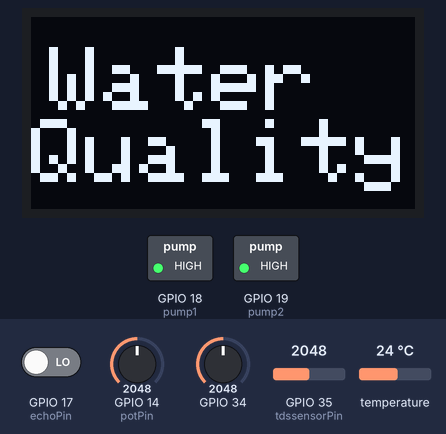
Recording of a sketch running on a simulated ESP32. Shown: 128×64 one-colour display, switched loads named in the sketch (green lamp = pin HIGH). The inputs (shaded band) are chosen by the test bench; at power-on: temperature 24 °C, GPIO 34 = 2048, GPIO 35 (tdssensorPin) = 2048, GPIO 14 (potPin) = 2048, GPIO 17 (echoPin) LOW. WiFi joins after 1.5 s; servers stay silent unless stated; pins used as bus, display or sensor lines are not drawn; what the sketch prints to the serial monitor is not drawn.

Above: at 14.6 s.
At 19.1 s:
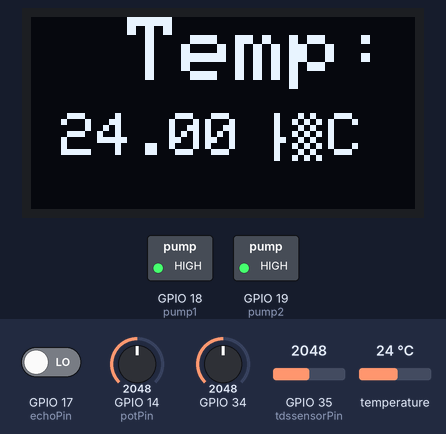
19.2 s: temperature set to 12 °C
26.5 s: GPIO 34 set to 2866
34.1 s: GPIO 35 (tdssensorPin) set to 2866
At 56.0 s:
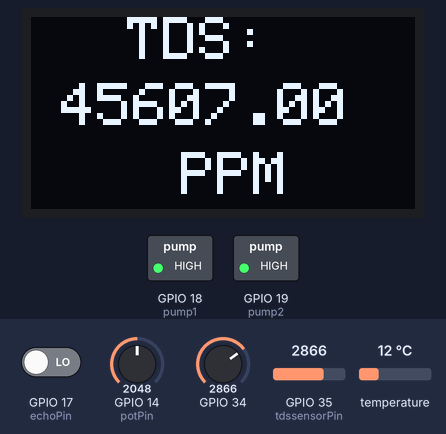
56.1 s: temperature set to 19 °C
At 73.8 s:
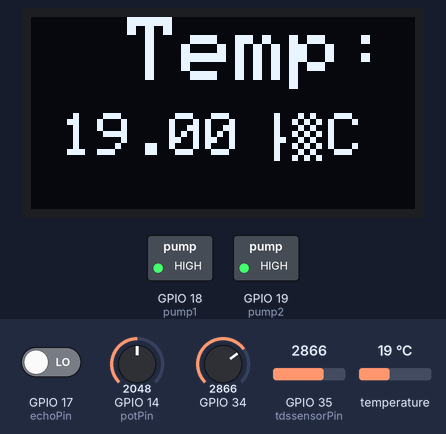
74.5 s: GPIO 34 set to 3972
At 89.9 s:
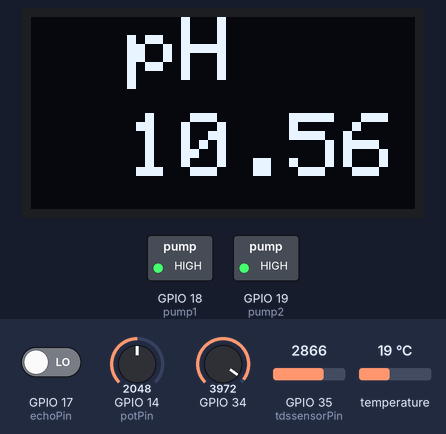
Timing chart, 0 to 91.4 s (numbered marks = the images above; inputs shaded):
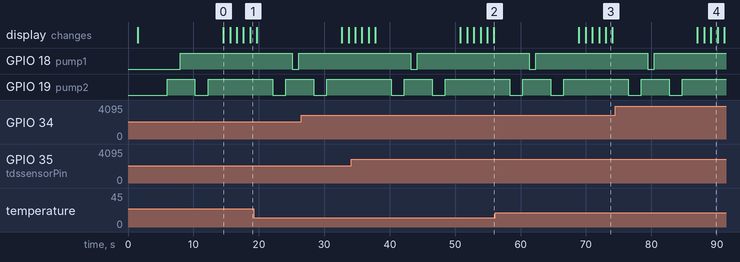

Measured:
- by itself, GPIO 19 (pump2): alternates HIGH for 4.3 s and LOW for 2.0 s, 4 changes in all, then stays HIGH
- what the display in image 0 shows lasts 1.0 s, from 14.6 s to 15.6 s

The sketch:

WQ_code_.ino
```cpp
  #include "WiFi.h"
  #include <Arduino.h>
  #include "ThingSpeak.h"
  #include <WiFiClient.h>
  #include <WiFiAP.h>
  #include "OneWire.h"
  #include "DallasTemperature.h"
  #include <Adafruit_SH1106.h>
  #include <Adafruit_GFX.h>


  // ThingSpeak Channel ID and Api Keys
  #define CHANNEL_ID 1703829
  #define CHANNEL_API_KEY "RPIUID9T59UDW4IF"

  // tds And temp

  OneWire oneWire(27);
  DallasTemperature tempSensor(&oneWire);
  #define tdssensorPin 35

  //PH pin

  const int potPin=14;

  int tdssensorValue = 0;
  float tdsValue = 0;
  float Voltage = 0;
  float Temp=0;
  float turbudity =0;
  float ph;
  float Value=0;

  // motor pins
  int pump1 = 18 ;
  int pump2 = 19 ;

  // ultrasonic pins
  const int trigPin = 16;
  const int echoPin = 17;

  //define sound speed in cm/uS
  #define SOUND_SPEED 0.034
  #define totallevel 10

  long duration;
  float distanceCm;
  long levelValue ;

  // oled pins

  #define OLED_SDA 21
  #define OLED_SCL 22

  Adafruit_SH1106 display(21, 22);

  #define NUMFLAKES 10
  #define XPOS 0
  #define YPOS 1
  #define DELTAY 2

  #if (SH1106_LCDHEIGHT != 64)
  #error("Height incorrect, please fix Adafruit_SH1106.h!");
  #endif

  WiFiClient client;

  // Wifi Details

  const char *ssid = "SCRC_LAB";
  const char *password = "Scrciiith@123";

  void setup()
  {
      pinMode(pump1, OUTPUT);
      pinMode(pump2, OUTPUT);

      pinMode(trigPin, OUTPUT);
      pinMode(echoPin, INPUT);

      pinMode(OLED_SDA, INPUT_PULLUP);
      pinMode(OLED_SCL, INPUT_PULLUP);
      Serial.begin(115200);

      WiFi.localIP();
      WiFi.begin(ssid, password);

      while (WiFi.status() != WL_CONNECTED)
      {
        delay(500);
        Serial.println("Connecting to WiFi..");
      }

        Serial.println("Connected to the WiFi network");
        Serial.println(WiFi.localIP());

        display.begin(SH1106_SWITCHCAPVCC, 0x3C);
        display.display();
        delay(1000);

        tempSensor.begin();
        ThingSpeak.begin(client);
  }

  void loop()
  {
    digitalWrite(trigPin, LOW);
    delay(200);
    digitalWrite(trigPin, HIGH);
    delay(200);
    digitalWrite(trigPin, LOW);
    duration = pulseIn(echoPin, HIGH);
    distanceCm = duration * SOUND_SPEED/2; //formula
    Serial.println(distanceCm);

    levelValue=totallevel-distanceCm;


  //cleaning water before to get data
     digitalWrite(pump2, LOW);      //Switch Solenoid ON
   delay(1000);
   Serial.println("motor 2 high");//Wait 1 Second
   delay(1000);                    //Wait 1 Second
   digitalWrite(pump2, HIGH);     //Switch Solenoid OFF Serial.println("hi");
   Serial.println("motor 2 low");//Wait 1 Second
   delay(1000);

    //Getting water in to tank

    digitalWrite(pump1,LOW);
    Serial.println("motor 1 high");//Switch Solenoid ON
    delay(1000);                          //Wait 1 Second
    digitalWrite(pump1, HIGH);
    Serial.println("motor 1 low");//Switch Solenoid OFF
    delay(1000);

    //sensors data

    //turbudity value

    int sensorValue = analogRead(34);// read the input on analog pin 0:
    float voltage = sensorValue * (3.3/ 4095.0); // Convert the analog reading (which goes from 0 - 1023) to a voltage (0 - 5V):
    turbudity = voltage;
    Serial.print("turbudity voltage: ");
    Serial.print(turbudity);
    Serial.println("V");

    //temp and tds value
      tdssensorValue = analogRead(tdssensorPin);
      Voltage = tdssensorValue*3.3/1024.0; //Convert analog reading to Voltage
      tdsValue=(133.42*Voltage*Voltage*Voltage - 255.86*Voltage*Voltage + 857.39*Voltage)*0.5; //Convert voltage value to TDS value
      Serial.print("TDS Value = ");
      Serial.print(tdsValue);
      Serial.println(" ppm");
     tempSensor.requestTemperaturesByIndex(0);

    Temp=tempSensor.getTempCByIndex(0);

    Serial.print("Temperature: ");
    Serial.print(Temp);
    Serial.println(" C");

   // ph value

    Value= analogRead(potPin);
//    float volt=Value*(3.3/4095.0);
    ph=(3.3*voltage);

    Serial.print("pH Vlaue:");
    Serial.println(ph);
    delay(500);

//level value
    Serial.print("level=");
    Serial.print(levelValue);
    Serial.println("cm");

   // cleaning tank
    digitalWrite(pump2, LOW);      //Switch Solenoid ON
   delay(1000);
   Serial.println("motor 2 high");//Wait 1 Second
   delay(1000);                    //Wait 1 Second
   digitalWrite(pump2, HIGH);     //Switch Solenoid OFF Serial.println("hi");
   Serial.println("motor 2 low");//Wait 1 Second
   delay(1000);


  //thingspeak

    ThingSpeak.setField(1,tdsValue);
    ThingSpeak.setField(2,Temp);
    ThingSpeak.setField(3,ph);
    ThingSpeak.setField(4,turbudity);
    ThingSpeak.setField(5,levelValue);

    ThingSpeak.writeFields(CHANNEL_ID,CHANNEL_API_KEY);

    delay (1000);


  //oled display

        // display node name in round rect
    display.setCursor(0,0);
    display.fillRoundRect(0, 2, 128, 64, 8, BLACK);
    display.setTextColor(WHITE);
    display.setTextSize(3);
    display.setCursor(6,10);
    display.println("Water Quality");
    display.display();
    delay(1000);

 //level
  display.clearDisplay();

  display.setCursor(25,0);
  display.setTextSize(2);
  display.setTextColor(WHITE);
  display.println("level:");

  display.setCursor(20,40);
  display.setTextSize(2);
  display.setTextColor(WHITE);
  display.println(levelValue);

  display.setCursor(90,40);
  display.setTextSize(2);
  display.setTextColor(WHITE);
  display.println("cm");

  display.display();
  display.clearDisplay();

  delay(1000);


  // pH

    display.clearDisplay();


    display.setCursor(32,0);
    display.setTextSize(3);
    display.setTextColor(WHITE);
    display.println("pH");

    display.setCursor(32,32);
    display.setTextSize(3);
    display.setTextColor(WHITE);
    display.println(ph);

    display.display();
    delay(1000);


  // Turbidity
    display.clearDisplay();

  display.setCursor(0,0);
  display.setTextSize(2);
  display.setTextColor(WHITE);
  display.println("Turbidity:");

  display.setCursor(20,40);
  display.setTextSize(2);
  display.setTextColor(WHITE);
  display.println(turbudity);

  display.setCursor(75,40);
  display.setTextSize(2);
  display.setTextColor(WHITE);
  display.println("V");

  display.display();
  delay(1000);


  // Temperarture
  display.clearDisplay();

  display.setCursor(32,0);
  display.setTextSize(3);
  display.setTextColor(WHITE);
  display.println("Temp:");

  display.setCursor(10,32);
  display.setTextSize(2);
  display.setTextColor(WHITE);
  display.println(Temp);

  display.setCursor(75,32);
  display.setTextSize(2);
  display.setTextColor(WHITE);
  display.println("°C");

  display.display();
  delay(1000);

// TDS

    display.clearDisplay();


    display.setCursor(32,0);
    display.setTextSize(2);
    display.setTextColor(WHITE);
    display.println("TDS:");

    display.setCursor(10,22);
    display.setTextSize(2);
    display.setTextColor(WHITE);
    display.println(tdsValue);

    display.setCursor(50,45);
    display.setTextSize(2);
    display.setTextColor(WHITE);
    display.println("PPM");

    display.display();
    delay(1000);

  }
```
